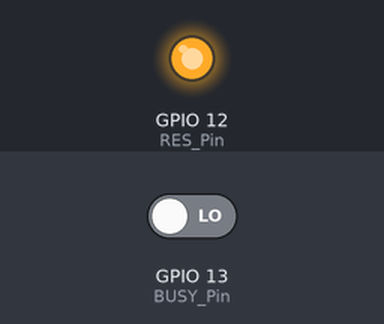
Bench run of a sketch on a simulated ESP32. Parts: output pins drawn as LEDs (lit = HIGH). The inputs (shaded band) are chosen by the test bench; at power-on: GPIO 13 (BUSY_Pin) LOW. Pins used as bus, display or sensor lines are not drawn. At 5.0 s the program stops and its outputs stay as they are.

Above: at 1.1 s.
Timing chart, 0 to 3.0 s (numbered marks = the images above):
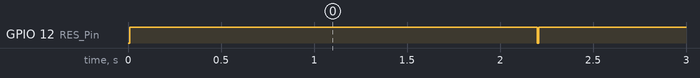

The sketch:

GDEQ0266T90_Arduino.ino
```cpp
#include <SPI.h>
#include"Ap_29demo.h"
//IO settings
int BUSY_Pin = A14;
int RES_Pin = A15;
int DC_Pin = A16;
int CS_Pin = A17;
//SCLK--GPIO23
//MOSI---GPIO18
#define EPD_W21_CS_0 digitalWrite(CS_Pin,LOW)
#define EPD_W21_CS_1 digitalWrite(CS_Pin,HIGH)
#define EPD_W21_DC_0  digitalWrite(DC_Pin,LOW)
#define EPD_W21_DC_1  digitalWrite(DC_Pin,HIGH)
#define EPD_W21_RST_0 digitalWrite(RES_Pin,LOW)
#define EPD_W21_RST_1 digitalWrite(RES_Pin,HIGH)
#define isEPD_W21_BUSY digitalRead(BUSY_Pin)
//296*152///////////////////////////////////////
#define MONOMSB_MODE 1
#define MONOLSB_MODE 2
#define RED_MODE     3

#define ALLSCREEN_GRAGHBYTES 5624

////////FUNCTION//////
void driver_delay_us(unsigned int xus);
void driver_delay(unsigned long xms);
void DELAY_S(unsigned int delaytime);
void SPI_Delay(unsigned char xrate);
void SPI_Write(unsigned char value);
void Epaper_Write_Command(unsigned char command);
void Epaper_Write_Data(unsigned char command);
//EPD
void Epaper_READBUSY(void);
void SPI_Write(unsigned char TxData);
void Epaper_Write_Command(unsigned char cmd);
void Epaper_Write_Data(unsigned char datas);

void EPD_HW_Init(void); //Electronic paper initialization
void EPD_Part_Init(void); //Local refresh initialization

void EPD_Part_Update(void);
void EPD_Update(void);

void EPD_WhiteScreen_White(void);
void EPD_DeepSleep(void);
//Display
void EPD_WhiteScreen_ALL(const unsigned char * datas);
void EPD_SetRAMValue_BaseMap(const unsigned char * datas);
void EPD_Dis_Part(unsigned int x_start,unsigned int y_start,const unsigned char * datas,unsigned int PART_COLUMN,unsigned int PART_LINE);
void EPD_Dis_Part_myself(unsigned int x_startA,unsigned int y_startA,const unsigned char * datasA,
                         unsigned int x_startB,unsigned int y_startB,const unsigned char * datasB,
                         unsigned int x_startC,unsigned int y_startC,const unsigned char * datasC,
                         unsigned int x_startD,unsigned int y_startD,const unsigned char * datasD,
                         unsigned int x_startE,unsigned int y_startE,const unsigned char * datasE,
                         unsigned int PART_COLUMN,unsigned int PART_LINE
                        );

void EPD_HW_Init_Fast(void);
void EPD_WhiteScreen_ALL_Fast(const unsigned char *datas);
void setup() {
   pinMode(BUSY_Pin, INPUT);
   pinMode(RES_Pin, OUTPUT);
   pinMode(DC_Pin, OUTPUT);
   pinMode(CS_Pin, OUTPUT);
   //SPI
   SPI.beginTransaction(SPISettings(10000000, MSBFIRST, SPI_MODE0));
   SPI.begin ();
}


////////Partial refresh schematic////////////////

/////Y/// (0,0)        /---/(x,y)
          //                 /---/
          //                /---/
          //x
          //
          //
//Tips//
/*
1. When refreshing the electronic paper in full screen, the picture flickers is a normal phenomenon, the main function is to clear the residual image displayed in the previous picture.
2. When performing partial refresh, the screen will not flicker. It is recommended to use full-screen refresh to clear the screen after 5 partial refreshes to reduce screen image retention.
3. After the e-paper is refreshed, it needs to enter the sleep mode, please do not delete the sleep command.
4. Do not remove the e-paper when turning on.
5. Wake up from sleep, need to re-initialize the electronic paper.
6. When you need to transplant the driver, you only need to change the corresponding IO. The BUSY pin is in input mode, and the other pins are in output mode.
*/
void loop() {
  unsigned char fen_L,fen_H,miao_L,miao_H;

    /************Fast picture display(1.5s)*******************/
    EPD_HW_Init_Fast(); //EPD init Fast
    EPD_WhiteScreen_ALL_Fast(gImage_1);//EPD_picture1
    EPD_DeepSleep();//EPD_DeepSleep,Sleep instruction is necessary, please do not delete!!!
    delay(2000); //2s

    EPD_HW_Init_Fast(); //EPD init Fast
    EPD_WhiteScreen_ALL_Fast(gImage_2);//EPD_picture1
    EPD_DeepSleep();//EPD_DeepSleep,Sleep instruction is necessary, please do not delete!!!
    delay(2000); //2s

/*It is recommended to use full-screen refresh to clear the screen after 5 partial refreshes to reduce screen image retention.    */
//////////////////////Partial refresh time demo/////////////////////////////////////
    EPD_HW_Init(); //Electronic paper initialization
    EPD_SetRAMValue_BaseMap(gImage_basemap); //Partial refresh background color
    for(fen_H=0;fen_H<6;fen_H++)
    {
    for(fen_L=0;fen_L<10;fen_L++)
    {
    for(miao_H=0;miao_H<6;miao_H++)
    {
    for(miao_L=0;miao_L<10;miao_L++)
    {
        EPD_Dis_Part_myself(32,92,(unsigned char *)&Num[miao_L],         //x-A,y-A,DATA-A
                            32,124,(unsigned char *)&Num[miao_H],         //x-B,y-B,DATA-B
                            32,164,(unsigned char *)gImage_numdot,       //x-C,y-C,DATA-C
                            32,206,(unsigned char *)&Num[fen_L],         //x-D,y-D,DATA-D
                            32,238,(unsigned char *)&Num[fen_H],32,64);  //x-E,y-E,DATA-E,Resolution 32*64

                            if((fen_L==0)&&(miao_H==0)&&(miao_L==5))
                            goto Clear;
      }
    }
    }

    }

////////////////////////////////////////////////////////////////////////
      //Clear screen
    Clear:
    EPD_HW_Init(); //Electronic paper initialization
    EPD_WhiteScreen_White(); //Show all white
    EPD_DeepSleep(); //Enter deep sleep,Sleep instruction is necessary, please do not delete!!!
  while(1);

}


///////////////////EXTERNAL FUNCTION////////////////////////////////////////////////////////////////////////


void SPI_Write(unsigned char value)
{
    SPI.transfer(value);

}

void Epaper_Write_Command(unsigned char command)
{
  EPD_W21_CS_0;
  EPD_W21_DC_0;   // command write
  SPI_Write(command);
  EPD_W21_CS_1;
}
void Epaper_Write_Data(unsigned char datas)
{
  EPD_W21_CS_0;
  EPD_W21_DC_1;   // command write
  SPI_Write(datas);
  EPD_W21_CS_1;
}

/////////////////EPD settings Functions/////////////////////
//////////////////////////////////////////////////////////////////////////////////////////////////
void EPD_HW_Init(void)
{
  EPD_W21_RST_0;  // Module reset
  delay(10); //At least 10ms delay
  EPD_W21_RST_1;
  delay(10); //At least 10ms delay

  Epaper_READBUSY();
  Epaper_Write_Command(0x12);  //SWRESET
  Epaper_READBUSY();

  Epaper_Write_Command(0x01); //Driver output control
  Epaper_Write_Data(0x27);
  Epaper_Write_Data(0x01);
  Epaper_Write_Data(0x00);

  Epaper_Write_Command(0x11); //data entry mode
  Epaper_Write_Data(0x01);

  Epaper_Write_Command(0x44); //set Ram-X address start/end position
  Epaper_Write_Data(0x00);
  Epaper_Write_Data(0x12);    //0x12-->(18+1)*8=152

  Epaper_Write_Command(0x45); //set Ram-Y address start/end position
  Epaper_Write_Data(0x27);   //0x0127-->(295+1)=296
  Epaper_Write_Data(0x01);
  Epaper_Write_Data(0x00);
  Epaper_Write_Data(0x00);

  Epaper_Write_Command(0x3C); //BorderWavefrom
  Epaper_Write_Data(0x05);

  Epaper_Write_Command(0x21); //  Display update control
  Epaper_Write_Data(0x00);
  Epaper_Write_Data(0x80);

  Epaper_Write_Command(0x18); //Read built-in temperature sensor
  Epaper_Write_Data(0x80);

  Epaper_Write_Command(0x4E);   // set RAM x address count to 0;
  Epaper_Write_Data(0x00);
  Epaper_Write_Command(0x4F);   // set RAM y address count to 0X199;
  Epaper_Write_Data(0x27);
  Epaper_Write_Data(0x01);
  Epaper_READBUSY();

}
void EPD_HW_Init_Fast(void)
{
  EPD_W21_RST_0;  // Module reset
  delay(10);//At least 10ms delay
  EPD_W21_RST_1;
  delay(10); //At least 10ms delay

  Epaper_Write_Command(0x12);  //SWRESET
  Epaper_READBUSY();

  Epaper_Write_Command(0x18); //Read built-in temperature sensor
  Epaper_Write_Data(0x80);

  Epaper_Write_Command(0x22); // Load temperature value
  Epaper_Write_Data(0xB1);
  Epaper_Write_Command(0x20);
  Epaper_READBUSY();

  Epaper_Write_Command(0x1A); // Write to temperature register
  Epaper_Write_Data(0x64);
  Epaper_Write_Data(0x00);

  Epaper_Write_Command(0x22); // Load temperature value
  Epaper_Write_Data(0x91);
  Epaper_Write_Command(0x20);
  Epaper_READBUSY();
}
//////////////////////////////All screen update////////////////////////////////////////////
void EPD_WhiteScreen_ALL(const unsigned char * datas)
{
   unsigned int i;
   Epaper_Write_Command(0x24);   //write RAM for black(0)/white (1)
   for(i=0;i<5624;i++)
   {
     Epaper_Write_Data(datas[i]);
   }
   EPD_Update();
}
void EPD_WhiteScreen_ALL_Fast(const unsigned char *datas)
{
   unsigned int i;
  Epaper_Write_Command(0x24);   //write RAM for black(0)/white (1)
   for(i=0;i<5624;i++)
   {
     Epaper_Write_Data(datas[i]);
   }

   EPD_Update_Fast();
}
/////////////////////////////////////////////////////////////////////////////////////////
void EPD_Update(void)
{
  Epaper_Write_Command(0x22); //Display Update Control
  Epaper_Write_Data(0xF7);
  Epaper_Write_Command(0x20); //Activate Display Update Sequence
  Epaper_READBUSY();

}
void EPD_Update_Fast(void)
{
  Epaper_Write_Command(0x22); //Display Update Control
  Epaper_Write_Data(0xC7);
  Epaper_Write_Command(0x20); //Activate Display Update Sequence
  Epaper_READBUSY();

}
void EPD_Part_Update(void)
{
  Epaper_Write_Command(0x22);//Display Update Control
  Epaper_Write_Data(0xFF);
  Epaper_Write_Command(0x20); //Activate Display Update Sequence
  Epaper_READBUSY();
}
void EPD_DeepSleep(void)
{
  Epaper_Write_Command(0x10); //enter deep sleep
  Epaper_Write_Data(0x01);
  delay(100);
}
void Epaper_READBUSY(void)
{
  while(1)
  {   //=1 BUSY
     if(isEPD_W21_BUSY==0) break;
  }
}
///////////////////////////Part update//////////////////////////////////////////////
void EPD_SetRAMValue_BaseMap( const unsigned char * datas)
{
  unsigned int i;
  const unsigned char  *datas_flag;
  datas_flag=datas;
  Epaper_Write_Command(0x24);   //Write Black and White image to RAM
   for(i=0;i<ALLSCREEN_GRAGHBYTES;i++)
   {
     Epaper_Write_Data(pgm_read_byte(&datas[i]));
   }
   datas=datas_flag;
  Epaper_Write_Command(0x26);   //Write Black and White image to RAM
   for(i=0;i<ALLSCREEN_GRAGHBYTES;i++)
   {
     Epaper_Write_Data(pgm_read_byte(&datas[i]));
   }
   EPD_Update();
}


void EPD_Dis_Part(unsigned int x_start,unsigned int y_start,const unsigned char * datas,unsigned int PART_COLUMN,unsigned int PART_LINE)
{
  unsigned int i;
  unsigned int x_end,y_start1,y_start2,y_end1,y_end2;
  x_start=x_start/8;//
  x_end=x_start+PART_LINE/8-1;

  y_start1=0;
  y_start2=y_start;
  if(y_start>=256)
  {
    y_start1=y_start2/256;
    y_start2=y_start2%256;
  }
  y_end1=0;
  y_end2=y_start+PART_COLUMN-1;
  if(y_end2>=256)
  {
    y_end1=y_end2/256;
    y_end2=y_end2%256;
  }
//Reset
  EPD_W21_RST_0;  // Module reset
  delay(10);//At least 10ms delay
  EPD_W21_RST_1;
  delay(10); //At least 10ms delay

  Epaper_Write_Command(0x3C); //BorderWavefrom
  Epaper_Write_Data(0x80);
//
  Epaper_Write_Command(0x44);       // set RAM x address start/end, in page 35
  Epaper_Write_Data(x_start);    // RAM x address start at 00h;
  Epaper_Write_Data(x_end);     // RAM x address end at 0fh(15+1)*8->128
  Epaper_Write_Command(0x45);       // set RAM y address start/end, in page 35
  Epaper_Write_Data(y_start2);    // RAM y address start at 0127h;
  Epaper_Write_Data(y_start1);    // RAM y address start at 0127h;
  Epaper_Write_Data(y_end2);    // RAM y address end at 00h;
  Epaper_Write_Data(y_end1);    // ????=0


  Epaper_Write_Command(0x4E);   // set RAM x address count to 0;
  Epaper_Write_Data(x_start);
  Epaper_Write_Command(0x4F);   // set RAM y address count to 0X127;
  Epaper_Write_Data(y_start2);
  Epaper_Write_Data(y_start1);


   Epaper_Write_Command(0x24);   //Write Black and White image to RAM
   for(i=0;i<PART_COLUMN*PART_LINE/8;i++)
   {
     Epaper_Write_Data(pgm_read_byte(&datas[i]));
   }
   EPD_Part_Update();

}


/////////////////////////////////Single display////////////////////////////////////////////////
void EPD_WhiteScreen_White(void)
{
   unsigned int i,k;
    Epaper_Write_Command(0x24);   //write RAM for black(0)/white (1)
    for(i=0;i<5624;i++)
    {
      Epaper_Write_Data(0xff);
     }
  EPD_Update();
}

/////////////////////////////////////TIME///////////////////////////////////////////////////
void EPD_Dis_Part_myself(unsigned int x_startA,unsigned int y_startA,const unsigned char * datasA,
                         unsigned int x_startB,unsigned int y_startB,const unsigned char * datasB,
                         unsigned int x_startC,unsigned int y_startC,const unsigned char * datasC,
                         unsigned int x_startD,unsigned int y_startD,const unsigned char * datasD,
                         unsigned int x_startE,unsigned int y_startE,const unsigned char * datasE,
                         unsigned int PART_COLUMN,unsigned int PART_LINE
                        )
{
  unsigned int i;
  unsigned int x_end,y_start1,y_start2,y_end1,y_end2;

  //Data A////////////////////////////
  x_startA=x_startA/8;//Convert to byte
  x_end=x_startA+PART_LINE/8-1;

  y_start1=0;
  y_start2=y_startA-1;
  if(y_startA>=256)
  {
    y_start1=y_start2/256;
    y_start2=y_start2%256;
  }
  y_end1=0;
  y_end2=y_startA+PART_COLUMN-1;
  if(y_end2>=256)
  {
    y_end1=y_end2/256;
    y_end2=y_end2%256;
  }

//Reset
  EPD_W21_RST_0;  // Module reset
  delay(10);//At least 10ms delay
  EPD_W21_RST_1;
  delay(10); //At least 10ms delay

  Epaper_Write_Command(0x3C); //BorderWavefrom
  Epaper_Write_Data(0x80);
//

  Epaper_Write_Command(0x44);       // set RAM x address start/end, in page 35
  Epaper_Write_Data(x_startA);    // RAM x address start at 00h;
  Epaper_Write_Data(x_end);    // RAM x address end at 0fh(15+1)*8->128
  Epaper_Write_Command(0x45);       // set RAM y address start/end, in page 35
  Epaper_Write_Data(y_start2);    // RAM y address start at 0127h;
  Epaper_Write_Data(y_start1);    // RAM y address start at 0127h;
  Epaper_Write_Data(y_end2);    // RAM y address end at 00h;
  Epaper_Write_Data(y_end1);


  Epaper_Write_Command(0x4E);   // set RAM x address count to 0;
  Epaper_Write_Data(x_startA);
  Epaper_Write_Command(0x4F);   // set RAM y address count to 0X127;
  Epaper_Write_Data(y_start2);
  Epaper_Write_Data(y_start1);


   Epaper_Write_Command(0x24);   //Write Black and White image to RAM
   for(i=0;i<PART_COLUMN*PART_LINE/8;i++)
   {
     Epaper_Write_Data(pgm_read_byte(&datasA[i]));
   }
  //Data B/////////////////////////////////////
  x_startB=x_startB/8;//Convert to byte
  x_end=x_startB+PART_LINE/8-1;

  y_start1=0;
  y_start2=y_startB-1;
  if(y_startB>=256)
  {
    y_start1=y_start2/256;
    y_start2=y_start2%256;
  }
  y_end1=0;
  y_end2=y_startB+PART_COLUMN-1;
  if(y_end2>=256)
  {
    y_end1=y_end2/256;
    y_end2=y_end2%256;
  }

  Epaper_Write_Command(0x44);       // set RAM x address start/end, in page 35
  Epaper_Write_Data(x_startB);    // RAM x address start at 00h;
  Epaper_Write_Data(x_end);    // RAM x address end at 0fh(15+1)*8->128
  Epaper_Write_Command(0x45);       // set RAM y address start/end, in page 35
  Epaper_Write_Data(y_start2);    // RAM y address start at 0127h;
  Epaper_Write_Data(y_start1);    // RAM y address start at 0127h;
  Epaper_Write_Data(y_end2);    // RAM y address end at 00h;
  Epaper_Write_Data(y_end1);


  Epaper_Write_Command(0x4E);   // set RAM x address count to 0;
  Epaper_Write_Data(x_startB);
  Epaper_Write_Command(0x4F);   // set RAM y address count to 0X127;
  Epaper_Write_Data(y_start2);
  Epaper_Write_Data(y_start1);


   Epaper_Write_Command(0x24);   //Write Black and White image to RAM
   for(i=0;i<PART_COLUMN*PART_LINE/8;i++)
   {
     Epaper_Write_Data(pgm_read_byte(&datasB[i]));
   }

  //Data C//////////////////////////////////////
  x_startC=x_startC/8;//Convert to byte
  x_end=x_startC+PART_LINE/8-1;

  y_start1=0;
  y_start2=y_startC-1;
  if(y_startC>=256)
  {
    y_start1=y_start2/256;
    y_start2=y_start2%256;
  }
  y_end1=0;
  y_end2=y_startC+PART_COLUMN-1;
  if(y_end2>=256)
  {
    y_end1=y_end2/256;
    y_end2=y_end2%256;
  }

  Epaper_Write_Command(0x44);       // set RAM x address start/end, in page 35
  Epaper_Write_Data(x_startC);    // RAM x address start at 00h;
  Epaper_Write_Data(x_end);    // RAM x address end at 0fh(15+1)*8->128
  Epaper_Write_Command(0x45);       // set RAM y address start/end, in page 35
  Epaper_Write_Data(y_start2);    // RAM y address start at 0127h;
  Epaper_Write_Data(y_start1);    // RAM y address start at 0127h;
  Epaper_Write_Data(y_end2);    // RAM y address end at 00h;
  Epaper_Write_Data(y_end1);


  Epaper_Write_Command(0x4E);   // set RAM x address count to 0;
  Epaper_Write_Data(x_startC);
  Epaper_Write_Command(0x4F);   // set RAM y address count to 0X127;
  Epaper_Write_Data(y_start2);
  Epaper_Write_Data(y_start1);


   Epaper_Write_Command(0x24);   //Write Black and White image to RAM
   for(i=0;i<PART_COLUMN*PART_LINE/8;i++)
   {
     Epaper_Write_Data(pgm_read_byte(&datasC[i]));
   }

  //Data D//////////////////////////////////////
  x_startD=x_startD/8;//Convert to byte
  x_end=x_startD+PART_LINE/8-1;

  y_start1=0;
  y_start2=y_startD-1;
  if(y_startD>=256)
  {
    y_start1=y_start2/256;
    y_start2=y_start2%256;
  }
  y_end1=0;
  y_end2=y_startD+PART_COLUMN-1;
  if(y_end2>=256)
  {
    y_end1=y_end2/256;
    y_end2=y_end2%256;
  }

  Epaper_Write_Command(0x44);       // set RAM x address start/end, in page 35
  Epaper_Write_Data(x_startD);    // RAM x address start at 00h;
  Epaper_Write_Data(x_end);        // RAM x address end at 0fh(15+1)*8->128
  Epaper_Write_Command(0x45);       // set RAM y address start/end, in page 35
  Epaper_Write_Data(y_start2);    // RAM y address start at 0127h;
  Epaper_Write_Data(y_start1);    // RAM y address start at 0127h;
  Epaper_Write_Data(y_end2);    // RAM y address end at 00h;
  Epaper_Write_Data(y_end1);


  Epaper_Write_Command(0x4E);   // set RAM x address count to 0;
  Epaper_Write_Data(x_startD);
  Epaper_Write_Command(0x4F);   // set RAM y address count to 0X127;
  Epaper_Write_Data(y_start2);
  Epaper_Write_Data(y_start1);


   Epaper_Write_Command(0x24);   //Write Black and White image to RAM
   for(i=0;i<PART_COLUMN*PART_LINE/8;i++)
   {
     Epaper_Write_Data(pgm_read_byte(&datasD[i]));
   }
  //Data E//////////////////////////////////////
  x_startE=x_startE/8;//Convert to byte
  x_end=x_startE+PART_LINE/8-1;

  y_start1=0;
  y_start2=y_startE-1;
  if(y_startE>=256)
  {
    y_start1=y_start2/256;
    y_start2=y_start2%256;
  }
  y_end1=0;
  y_end2=y_startE+PART_COLUMN-1;
  if(y_end2>=256)
  {
    y_end1=y_end2/256;
    y_end2=y_end2%256;
  }

  Epaper_Write_Command(0x44);       // set RAM x address start/end, in page 35
  Epaper_Write_Data(x_startE);    // RAM x address start at 00h;
  Epaper_Write_Data(x_end);    // RAM x address end at 0fh(15+1)*8->128
  Epaper_Write_Command(0x45);       // set RAM y address start/end, in page 35
  Epaper_Write_Data(y_start2);    // RAM y address start at 0127h;
  Epaper_Write_Data(y_start1);    // RAM y address start at 0127h;
  Epaper_Write_Data(y_end2);    // RAM y address end at 00h;
  Epaper_Write_Data(y_end1);


  Epaper_Write_Command(0x4E);   // set RAM x address count to 0;
  Epaper_Write_Data(x_startE);
  Epaper_Write_Command(0x4F);   // set RAM y address count to 0X127;
  Epaper_Write_Data(y_start2);
  Epaper_Write_Data(y_start1);


   Epaper_Write_Command(0x24);   //Write Black and White image to RAM
   for(i=0;i<PART_COLUMN*PART_LINE/8;i++)
   {
     Epaper_Write_Data(pgm_read_byte(&datasE[i]));
   }
   EPD_Part_Update();

}


//////////////////////////////////END//////////////////////////////////////////////////
```

Source omitted: Ap_29demo.h (data table, 106901 bytes)
